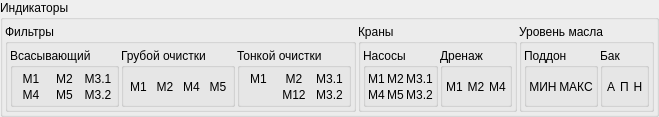
    <widget class="QGroupBox" name="indicators">
     <property name="maximumSize">
      <size>
       <width>16777215</width>
       <height>700</height>
      </size>
     </property>
     <property name="title">
      <string>Индикаторы</string>
     </property>
     <layout class="QHBoxLayout" name="horizontalLayout_3">
      <property name="spacing">
       <number>2</number>
      </property>
      <property name="leftMargin">
       <number>2</number>
      </property>
      <property name="topMargin">
       <number>4</number>
      </property>
      <property name="rightMargin">
       <number>2</number>
      </property>
      <property name="bottomMargin">
       <number>2</number>
      </property>
      <item>
       <widget class="QGroupBox" name="filtres">
        <property name="title">
         <string>Фильтры</string>
        </property>
        <layout class="QHBoxLayout" name="horizontalLayout_4">
         <property name="spacing">
          <number>2</number>
         </property>
         <property name="leftMargin">
          <number>2</number>
         </property>
         <property name="topMargin">
          <number>4</number>
         </property>
         <property name="rightMargin">
          <number>2</number>
         </property>
         <property name="bottomMargin">
          <number>2</number>
         </property>
         <item>
          <widget class="QGroupBox" name="suction_filter">
           <property name="title">
            <string>Всасывающий</string>
           </property>
           <layout class="QGridLayout" name="gridLayout_11">
            <property name="leftMargin">
             <number>2</number>
            </property>
            <property name="topMargin">
             <number>4</number>
            </property>
            <property name="rightMargin">
             <number>2</number>
            </property>
            <property name="bottomMargin">
             <number>2</number>
            </property>
            <property name="spacing">
             <number>2</number>
            </property>
            <item row="0" column="2">
             <widget class="QLabel" name="SP4">
              <property name="toolTip">
               <string>SP4</string>
              </property>
              <property name="toolTipDuration">
               <number>500</number>
              </property>
              <property name="text">
               <string>M3.1</string>
              </property>
              <property name="alignment">
               <set>Qt::AlignCenter</set>
              </property>
             </widget>
            </item>
            <item row="1" column="1">
             <widget class="QLabel" name="SP6">
              <property name="toolTip">
               <string>SP6</string>
              </property>
              <property name="toolTipDuration">
               <number>500</number>
              </property>
              <property name="text">
               <string>M5</string>
              </property>
              <property name="alignment">
               <set>Qt::AlignCenter</set>
              </property>
             </widget>
            </item>
            <item row="1" column="0">
             <widget class="QLabel" name="SP5">
              <property name="toolTip">
               <string>SP5</string>
              </property>
              <property name="toolTipDuration">
               <number>500</number>
              </property>
              <property name="text">
               <string>M4</string>
              </property>
              <property name="alignment">
               <set>Qt::AlignCenter</set>
              </property>
             </widget>
            </item>
            <item row="1" column="2">
             <widget class="QLabel" name="SP3">
              <property name="toolTip">
               <string>SP3</string>
              </property>
              <property name="toolTipDuration">
               <number>500</number>
              </property>
              <property name="text">
               <string>M3.2</string>
              </property>
              <property name="alignment">
               <set>Qt::AlignCenter</set>
              </property>
             </widget>
            </item>
            <item row="0" column="0">
             <widget class="QLabel" name="SP1">
              <property name="toolTip">
               <string>SP1</string>
              </property>
              <property name="toolTipDuration">
               <number>500</number>
              </property>
              <property name="text">
               <string>M1</string>
              </property>
              <property name="alignment">
               <set>Qt::AlignCenter</set>
              </property>
             </widget>
            </item>
            <item row="0" column="1">
             <widget class="QLabel" name="SP2">
              <property name="toolTip">
               <string>SP2</string>
              </property>
              <property name="toolTipDuration">
               <number>500</number>
              </property>
              <property name="text">
               <string>M2</string>
              </property>
              <property name="alignment">
               <set>Qt::AlignCenter</set>
              </property>
             </widget>
            </item>
           </layout>
          </widget>
         </item>
         <item>
          <widget class="QGroupBox" name="first_filter">
           <property name="title">
            <string>Грубой очистки</string>
           </property>
           <layout class="QGridLayout" name="gridLayout_13">
            <property name="leftMargin">
             <number>2</number>
            </property>
            <property name="topMargin">
             <number>4</number>
            </property>
            <property name="rightMargin">
             <number>2</number>
            </property>
            <property name="bottomMargin">
             <number>2</number>
            </property>
            <property name="spacing">
             <number>2</number>
            </property>
            <item row="0" column="1">
             <widget class="QLabel" name="SP10">
              <property name="toolTip">
               <string>SP10</string>
              </property>
              <property name="toolTipDuration">
               <number>500</number>
              </property>
              <property name="text">
               <string>M2</string>
              </property>
              <property name="alignment">
               <set>Qt::AlignCenter</set>
              </property>
             </widget>
            </item>
            <item row="0" column="2">
             <widget class="QLabel" name="SP11">
              <property name="toolTip">
               <string>SP11</string>
              </property>
              <property name="toolTipDuration">
               <number>500</number>
              </property>
              <property name="text">
               <string>M4</string>
              </property>
              <property name="alignment">
               <set>Qt::AlignCenter</set>
              </property>
             </widget>
            </item>
            <item row="0" column="0">
             <widget class="QLabel" name="SP8">
              <property name="toolTip">
               <string>SP8</string>
              </property>
              <property name="toolTipDuration">
               <number>500</number>
              </property>
              <property name="text">
               <string>M1</string>
              </property>
              <property name="alignment">
               <set>Qt::AlignCenter</set>
              </property>
             </widget>
            </item>
            <item row="0" column="3">
             <widget class="QLabel" name="SP14">
              <property name="toolTip">
               <string>SP14</string>
              </property>
              <property name="toolTipDuration">
               <number>500</number>
              </property>
              <property name="text">
               <string>M5</string>
              </property>
              <property name="alignment">
               <set>Qt::AlignCenter</set>
              </property>
             </widget>
            </item>
           </layout>
          </widget>
         </item>
         <item>
          <widget class="QGroupBox" name="secondary_filter">
           <property name="toolTip">
            <string/>
           </property>
           <property name="title">
            <string>Тонкой очистки</string>
           </property>
           <layout class="QGridLayout" name="gridLayout_12">
            <property name="leftMargin">
             <number>2</number>
            </property>
            <property name="topMargin">
             <number>4</number>
            </property>
            <property name="rightMargin">
             <number>2</number>
            </property>
            <property name="bottomMargin">
             <number>2</number>
            </property>
            <property name="spacing">
             <number>2</number>
            </property>
            <item row="0" column="1">
             <widget class="QLabel" name="SP9">
              <property name="toolTip">
               <string>SP9</string>
              </property>
              <property name="toolTipDuration">
               <number>500</number>
              </property>
              <property name="text">
               <string>M2</string>
              </property>
              <property name="alignment">
               <set>Qt::AlignCenter</set>
              </property>
             </widget>
            </item>
            <item row="0" column="0">
             <widget class="QLabel" name="SP7">
              <property name="toolTip">
               <string>SP7</string>
              </property>
              <property name="toolTipDuration">
               <number>500</number>
              </property>
              <property name="text">
               <string>M1</string>
              </property>
              <property name="alignment">
               <set>Qt::AlignCenter</set>
              </property>
             </widget>
            </item>
            <item row="0" column="2">
             <widget class="QLabel" name="SP13">
              <property name="toolTip">
               <string>SP13</string>
              </property>
              <property name="toolTipDuration">
               <number>500</number>
              </property>
              <property name="text">
               <string>M3.1</string>
              </property>
              <property name="alignment">
               <set>Qt::AlignCenter</set>
              </property>
             </widget>
            </item>
            <item row="1" column="1">
             <widget class="QLabel" name="SP15">
              <property name="toolTip">
               <string>SP15</string>
              </property>
              <property name="toolTipDuration">
               <number>500</number>
              </property>
              <property name="text">
               <string>M12</string>
              </property>
              <property name="alignment">
               <set>Qt::AlignCenter</set>
              </property>
             </widget>
            </item>
            <item row="1" column="2">
             <widget class="QLabel" name="SP12">
              <property name="toolTip">
               <string>SP12</string>
              </property>
              <property name="toolTipDuration">
               <number>500</number>
              </property>
              <property name="text">
               <string>M3.2</string>
              </property>
              <property name="alignment">
               <set>Qt::AlignCenter</set>
              </property>
             </widget>
            </item>
           </layout>
          </widget>
         </item>
        </layout>
       </widget>
      </item>
      <item>
       <widget class="QGroupBox" name="valves">
        <property name="title">
         <string>Краны</string>
        </property>
        <layout class="QHBoxLayout" name="horizontalLayout_7">
         <property name="spacing">
          <number>2</number>
         </property>
         <property name="leftMargin">
          <number>2</number>
         </property>
         <property name="topMargin">
          <number>4</number>
         </property>
         <property name="rightMargin">
          <number>2</number>
         </property>
         <property name="bottomMargin">
          <number>2</number>
         </property>
         <item>
          <widget class="QGroupBox" name="pump_valves">
           <property name="title">
            <string>Насосы</string>
           </property>
           <layout class="QGridLayout" name="gridLayout_9">
            <property name="leftMargin">
             <number>2</number>
            </property>
            <property name="topMargin">
             <number>4</number>
            </property>
            <property name="rightMargin">
             <number>2</number>
            </property>
            <property name="bottomMargin">
             <number>2</number>
            </property>
            <property name="spacing">
             <number>2</number>
            </property>
            <item row="0" column="2">
             <widget class="QLabel" name="SQ7">
              <property name="toolTip">
               <string>SQ7</string>
              </property>
              <property name="toolTipDuration">
               <number>500</number>
              </property>
              <property name="text">
               <string>М3.1</string>
              </property>
              <property name="alignment">
               <set>Qt::AlignCenter</set>
              </property>
             </widget>
            </item>
            <item row="3" column="0">
             <widget class="QLabel" name="SQ9">
              <property name="toolTip">
               <string>SQ9</string>
              </property>
              <property name="toolTipDuration">
               <number>500</number>
              </property>
              <property name="text">
               <string>М4</string>
              </property>
              <property name="alignment">
               <set>Qt::AlignCenter</set>
              </property>
             </widget>
            </item>
            <item row="0" column="0">
             <widget class="QLabel" name="SQ1">
              <property name="toolTip">
               <string>SQ1</string>
              </property>
              <property name="toolTipDuration">
               <number>500</number>
              </property>
              <property name="text">
               <string>М1</string>
              </property>
              <property name="alignment">
               <set>Qt::AlignCenter</set>
              </property>
             </widget>
            </item>
            <item row="3" column="2">
             <widget class="QLabel" name="SQ5">
              <property name="toolTip">
               <string>SQ5</string>
              </property>
              <property name="toolTipDuration">
               <number>500</number>
              </property>
              <property name="text">
               <string>М3.2</string>
              </property>
              <property name="alignment">
               <set>Qt::AlignCenter</set>
              </property>
             </widget>
            </item>
            <item row="3" column="1">
             <widget class="QLabel" name="SQ11">
              <property name="toolTip">
               <string>SQ11</string>
              </property>
              <property name="toolTipDuration">
               <number>500</number>
              </property>
              <property name="text">
               <string>М5</string>
              </property>
              <property name="alignment">
               <set>Qt::AlignCenter</set>
              </property>
             </widget>
            </item>
            <item row="0" column="1">
             <widget class="QLabel" name="SQ3">
              <property name="toolTip">
               <string>SQ3</string>
              </property>
              <property name="toolTipDuration">
               <number>500</number>
              </property>
              <property name="text">
               <string>М2</string>
              </property>
              <property name="alignment">
               <set>Qt::AlignCenter</set>
              </property>
             </widget>
            </item>
           </layout>
          </widget>
         </item>
         <item>
          <widget class="QGroupBox" name="drainage_valves">
           <property name="title">
            <string>Дренаж</string>
           </property>
           <layout class="QGridLayout" name="gridLayout_10">
            <property name="leftMargin">
             <number>2</number>
            </property>
            <property name="topMargin">
             <number>4</number>
            </property>
            <property name="rightMargin">
             <number>2</number>
            </property>
            <property name="bottomMargin">
             <number>2</number>
            </property>
            <property name="spacing">
             <number>2</number>
            </property>
            <item row="0" column="1">
             <widget class="QLabel" name="SQ14">
              <property name="toolTip">
               <string>SQ14</string>
              </property>
              <property name="toolTipDuration">
               <number>500</number>
              </property>
              <property name="text">
               <string>M2</string>
              </property>
              <property name="alignment">
               <set>Qt::AlignCenter</set>
              </property>
             </widget>
            </item>
            <item row="0" column="0">
             <widget class="QLabel" name="SQ13">
              <property name="toolTip">
               <string>SQ13</string>
              </property>
              <property name="toolTipDuration">
               <number>500</number>
              </property>
              <property name="text">
               <string>M1</string>
              </property>
              <property name="alignment">
               <set>Qt::AlignCenter</set>
              </property>
             </widget>
            </item>
            <item row="0" column="2">
             <widget class="QLabel" name="SQ15">
              <property name="toolTip">
               <string>SQ15</string>
              </property>
              <property name="toolTipDuration">
               <number>500</number>
              </property>
              <property name="text">
               <string>M4</string>
              </property>
              <property name="alignment">
               <set>Qt::AlignCenter</set>
              </property>
             </widget>
            </item>
           </layout>
          </widget>
         </item>
        </layout>
       </widget>
      </item>
      <item>
       <widget class="QGroupBox" name="levels">
        <property name="title">
         <string>Уровень масла</string>
        </property>
        <layout class="QHBoxLayout" name="horizontalLayout_9">
         <property name="spacing">
          <number>2</number>
         </property>
         <property name="leftMargin">
          <number>2</number>
         </property>
         <property name="topMargin">
          <number>4</number>
         </property>
         <property name="rightMargin">
          <number>2</number>
         </property>
         <property name="bottomMargin">
          <number>2</number>
         </property>
         <item>
          <widget class="QGroupBox" name="pallet">
           <property name="title">
            <string>Поддон</string>
           </property>
           <layout class="QGridLayout" name="gridLayout_16">
            <property name="leftMargin">
             <number>2</number>
            </property>
            <property name="topMargin">
             <number>4</number>
            </property>
            <property name="rightMargin">
             <number>2</number>
            </property>
            <property name="bottomMargin">
             <number>2</number>
            </property>
            <property name="spacing">
             <number>2</number>
            </property>
            <item row="0" column="0">
             <widget class="QLabel" name="SL5">
              <property name="toolTip">
               <string>SL5</string>
              </property>
              <property name="toolTipDuration">
               <number>500</number>
              </property>
              <property name="text">
               <string>МИН</string>
              </property>
              <property name="alignment">
               <set>Qt::AlignCenter</set>
              </property>
             </widget>
            </item>
            <item row="0" column="1">
             <widget class="QLabel" name="SL4">
              <property name="toolTip">
               <string>SL4</string>
              </property>
              <property name="toolTipDuration">
               <number>500</number>
              </property>
              <property name="text">
               <string>МАКС</string>
              </property>
              <property name="alignment">
               <set>Qt::AlignCenter</set>
              </property>
             </widget>
            </item>
           </layout>
          </widget>
         </item>
         <item>
          <widget class="QGroupBox" name="tank">
           <property name="minimumSize">
            <size>
             <width>0</width>
             <height>0</height>
            </size>
           </property>
           <property name="title">
            <string>Бак</string>
           </property>
           <layout class="QGridLayout" name="gridLayout_15">
            <property name="leftMargin">
             <number>2</number>
            </property>
            <property name="topMargin">
             <number>4</number>
            </property>
            <property name="rightMargin">
             <number>2</number>
            </property>
            <property name="bottomMargin">
             <number>2</number>
            </property>
            <property name="spacing">
             <number>2</number>
            </property>
            <item row="0" column="0">
             <widget class="QLabel" name="SL3">
              <property name="toolTip">
               <string>SL3 - авария</string>
              </property>
              <property name="toolTipDuration">
               <number>500</number>
              </property>
              <property name="text">
               <string>А</string>
              </property>
              <property name="alignment">
               <set>Qt::AlignCenter</set>
              </property>
             </widget>
            </item>
            <item row="0" column="1">
             <widget class="QLabel" name="SL2">
              <property name="toolTip">
               <string>SL2 - предупреждение</string>
              </property>
              <property name="toolTipDuration">
               <number>500</number>
              </property>
              <property name="text">
               <string>П</string>
              </property>
              <property name="alignment">
               <set>Qt::AlignCenter</set>
              </property>
             </widget>
            </item>
            <item row="0" column="2">
             <widget class="QLabel" name="SL1">
              <property name="toolTip">
               <string>SL1 - норма</string>
              </property>
              <property name="toolTipDuration">
               <number>500</number>
              </property>
              <property name="text">
               <string>Н</string>
              </property>
              <property name="alignment">
               <set>Qt::AlignCenter</set>
              </property>
             </widget>
            </item>
           </layout>
          </widget>
         </item>
        </layout>
       </widget>
      </item>
     </layout>
    </widget>
